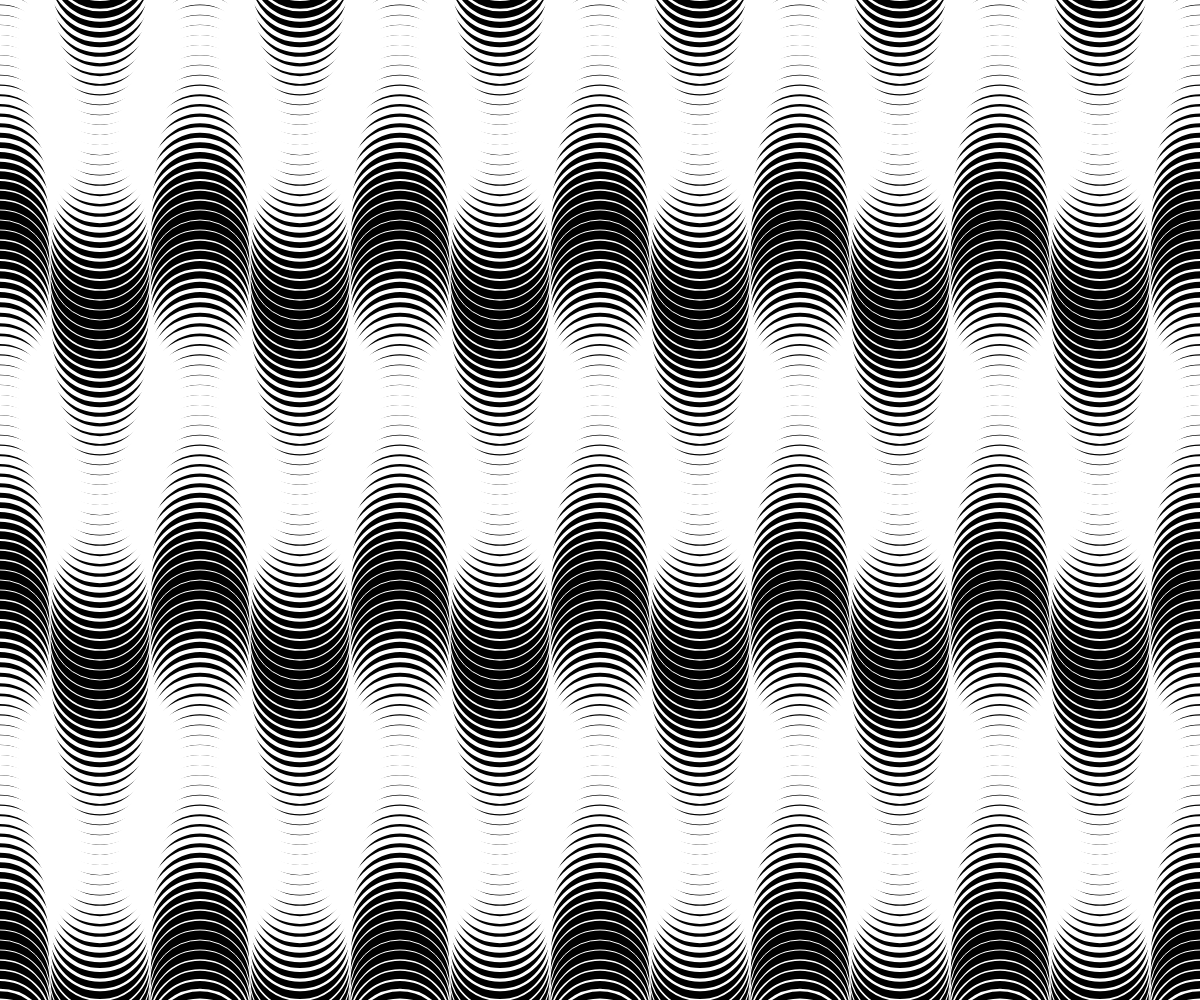
Frame 1 (no input)
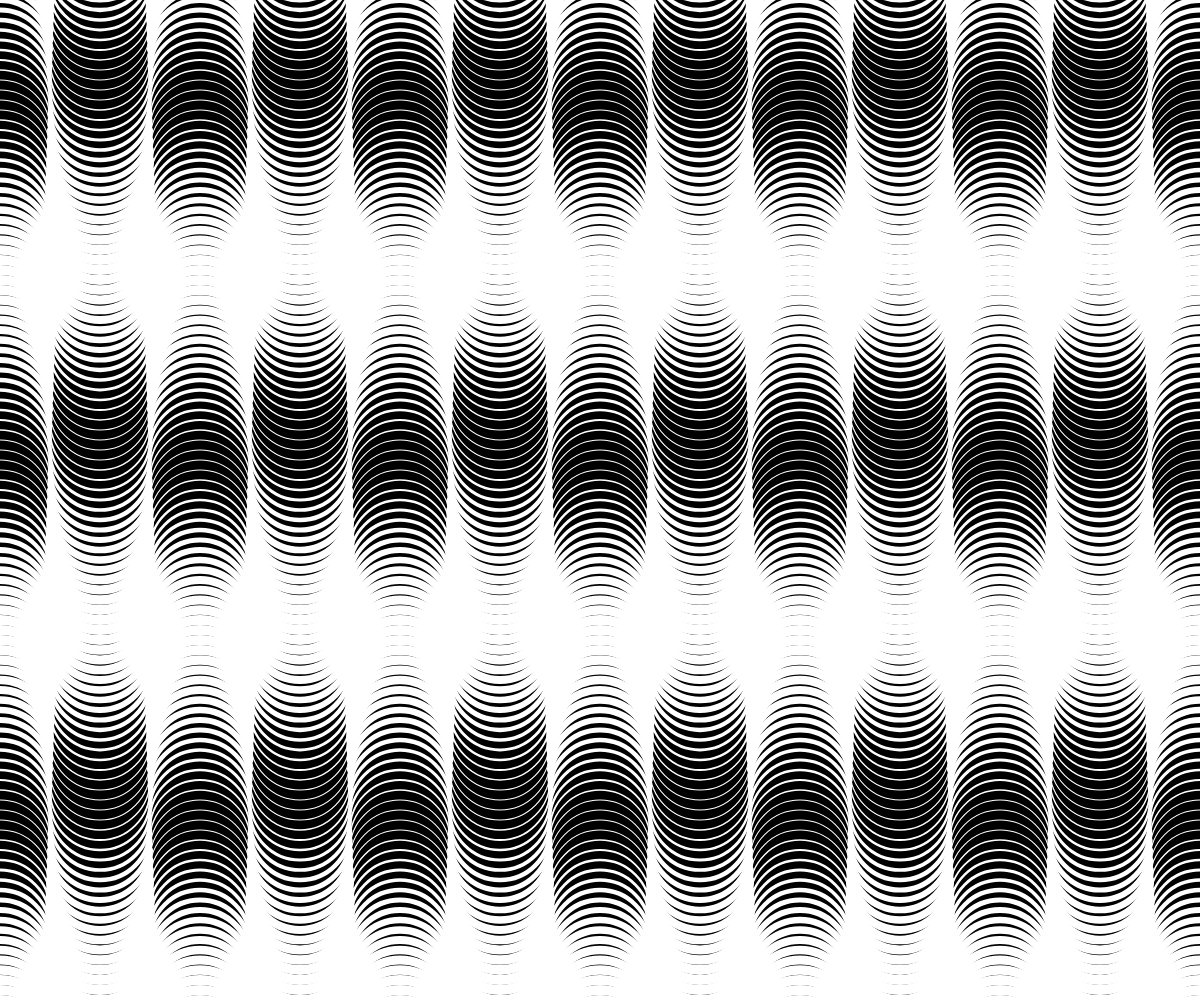
Frame 60 (no input)
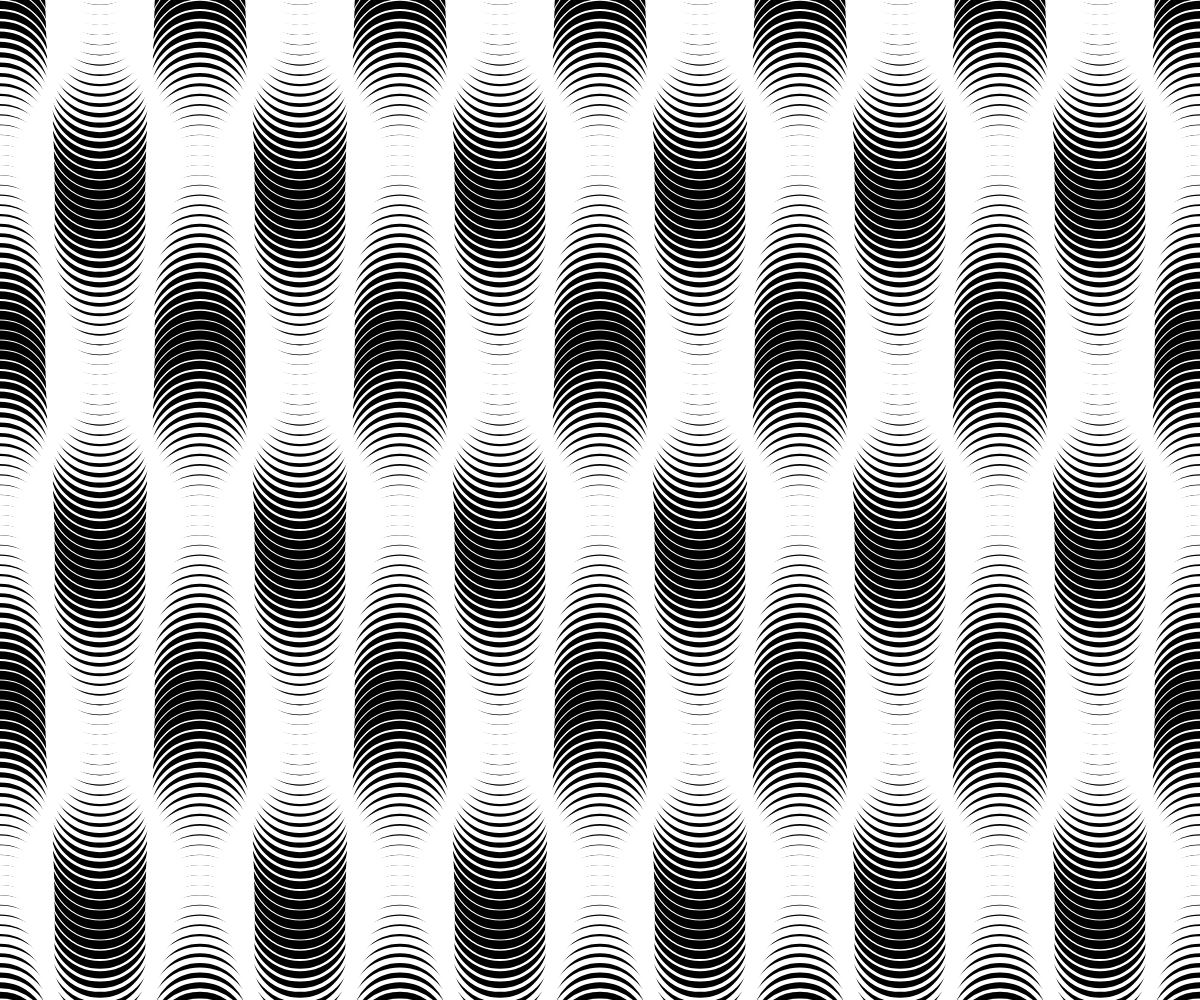
Frame 120 (the mouse pressed at the canvas centre since frame 60)

The p5.js sketch that drew these frames (run headless with seeded random() and noise() and a simulated clock; from frame 60 on, the mouse is pressed at the canvas centre):

// p5.js sketch
// ── sketch.js
let alpha = 0
let sw
let arcSize = 200
let yStep = 10

function setup () {
    createCanvas(windowWidth, windowHeight)
}

function draw () {
    background('#000')

    mouseX = constrain(mouseX, 10, width)
    mouseY = constrain(mouseY, 10, height)

    // yStep = mouseY
    // arcSize = mouseX

    noFill()
    stroke(255)

    // let arcL = map(mouseX, 0, width, 0, TWO_PI)
    for (let y = -arcSize; y < height + arcSize; y += yStep) {
        sw = map(sin(radians(y + alpha)), -1, 1, 1, yStep)
        strokeWeight(sw)

        for (let x1 = arcSize / 2; x1 < width + arcSize; x1 += arcSize) {
            arc(x1, y, arcSize / 2, arcSize / 2, 0, PI)
        }

        sw = map(sin(radians(y - alpha)), -1, 1, 1, yStep)
        strokeWeight(sw)

        for (let x2 = 0; x2 < width + arcSize; x2 += arcSize) {
            arc(x2, y, arcSize / 2, arcSize / 2, PI, TWO_PI)
        }
    }

    alpha+=4
}
